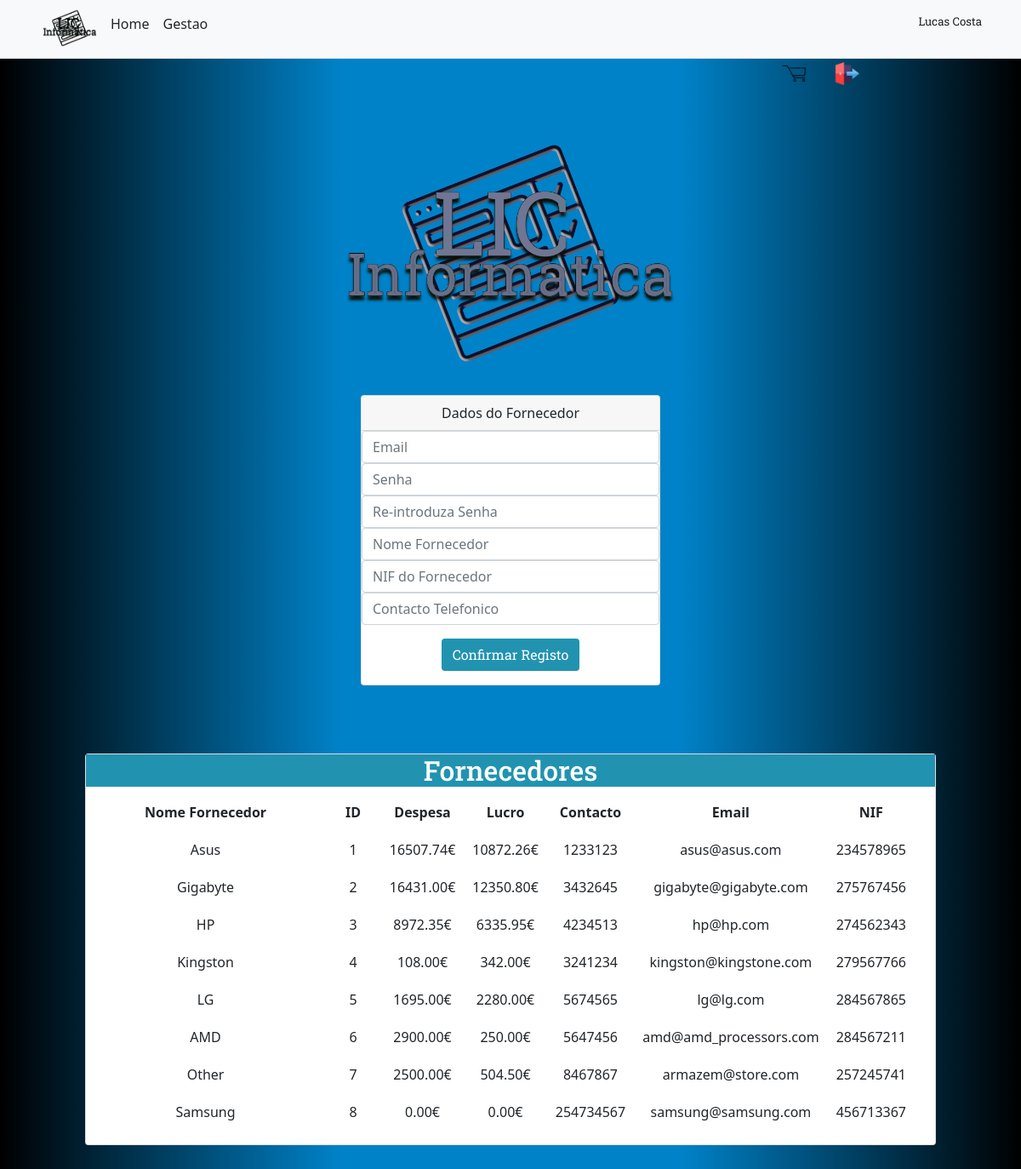
Page /admin/criar-fornecedor (signed in) on the earlier database version.
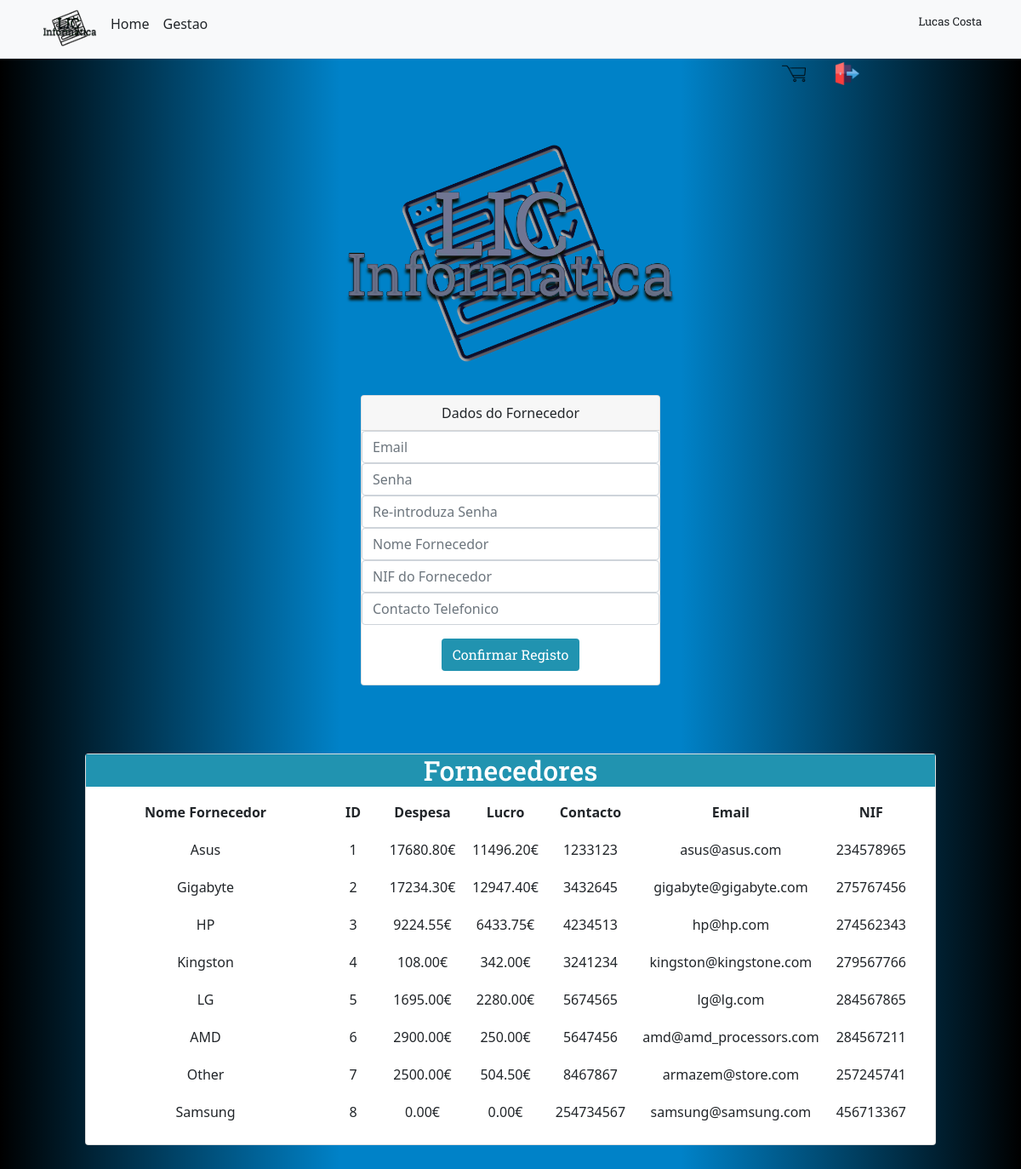
Same page on the later database version.
### main_app.py (models this page shows)
class Fornecedor(db.Model):
    __tablename__ = 'Fornecedores'
    id_fornecedor = db.Column(db.Integer, primary_key=True)
    email_fornecedor = db.Column(db.String(100))
    nome_fornecedor = db.Column(db.String(60))
    desp_fornecedor = db.Column(db.Float)
    lucro_fornecedor = db.Column(db.Float)
    contacto = db.Column(db.Integer)
    numero_IF = db.Column(db.Integer)
    senha_login = db.Column(db.String)
    desconto_fornecedor = db.Column(db.Integer)
    db.create_all()
    db.session.commit()

### main_app.py (the view, shortened to what this page needs)
@root.route('/admin/criar-fornecedor', methods=['GET', 'POST'])
def criar_fornecedor():
    fornecedor = lista_fornecedores()
    if request.method == 'GET':
        return render_template('criar_fornecedor.html',fornecedores = fornecedor)

### main_app.py (called while the page is built)
def lista_fornecedores():
    try:
        con = sqlite3.connect('database/dados_informacoes2.db')
        cursor = con.cursor()
        cursor.execute("SELECT * FROM Fornecedores")
        fornecedores = cursor.fetchall()
        return fornecedores
    except Exception as e:
        print(e)

### templates/criar_fornecedor.html (shortened to what the changed rows need)
<!DOCTYPE html>
<html lang="en">
<head>
    <link href="https://cdn.jsdelivr.net/npm/bootstrap@5.1.3/dist/css/bootstrap.min.css" rel="stylesheet"
>
    <link rel="stylesheet" href="/static/main.css">
</head>
<body>
    <main>
        {%if session['log_in_admin'] == True%}
        <br><br>
        <div class="col-12 my-auto " style="margin-left: auto" methods="get">
            <nav class="row col-sm-10 offset-1">
                <div class="aligncenter">
                    <div class="card row">
                        <h2 class="btn_links titulo img"> Fornecedores </h2>
                        <nav class="row container-fluid row-cols-1 col-auto">
                            <table class="tbl-cart container" cellpadding="10" cellspacing="1">
                                <tbody>
                                    <tr>
                                        <th style="text-align:center;">Nome Fornecedor</th>
                                        <th style="text-align:center;">ID</th>
                                        <th style="text-align:center;" width="5%">Despesa</th>
                                        <th style="text-align: center;" width="5%">Lucro</th>
                                        <th style="text-align:center;" width="10%">Contacto</th>
                                        <th style="text-align:center;" width="10%">Email</th>
                                        <th style="text-align:center;" width="10%">NIF</th>
                                    </tr>
                                    {%for fornecedor in fornecedores%}
                                    {% set id_fornecedor = fornecedor[0] %}
                                    {% set email_fornecedor = fornecedor[1] %}
                                    {% set fornecedor_name = fornecedor[2] %}
                                    {% set desp_fornecedor = fornecedor[3] %}
                                    {% set contacto = fornecedor[5] %}
                                    {% set numero_IF = fornecedor[6] %}
                                    {% set lucro_fornecedor = fornecedor[4]%}
                                    <tr>
                                        <td style="text-align:center;">{{ fornecedor_name }}</td>
                                        <td style="text-align:center;">{{ id_fornecedor }}</td>
                                        <td style="text-align:center;" width="5%">{{'%.2f' % desp_fornecedor }}€
                                        </td>
                                        <td style="text-align:center;" width="5%">{{'%.2f' % lucro_fornecedor }}€
                                        </td>
                                        <td style="text-align:center;" width="10%">{{ contacto }}</td>
                                        <td style="text-align:center;" width="10%">{{ email_fornecedor }}</td>
                                        <td style="text-align:center;" width="5%">{{ numero_IF }}</td>
                                    </tr>
                                </tbody>{%endfor%}
                            </table>
                        </nav>
                    </div>
                </div>
            </nav>
        </div>
        {%endif%}
        <br><br><br>
    </main>
</body>
</html>

Differences in the rows shown:
changed Fornecedor "Asus": desp_fornecedor "16507.74" → "17680.80"; lucro_fornecedor "10872.26" → "11496.20"
changed Fornecedor "Gigabyte": desp_fornecedor "16431.00" → "17234.30"; lucro_fornecedor "12350.80" → "12947.40"
changed Fornecedor "HP": desp_fornecedor "8972.35" → "9224.55"; lucro_fornecedor "6335.95" → "6433.75"
